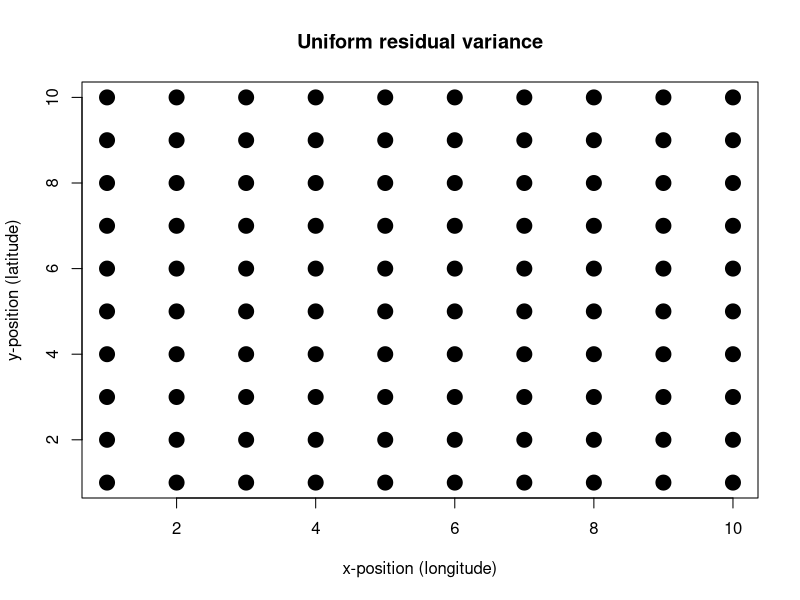
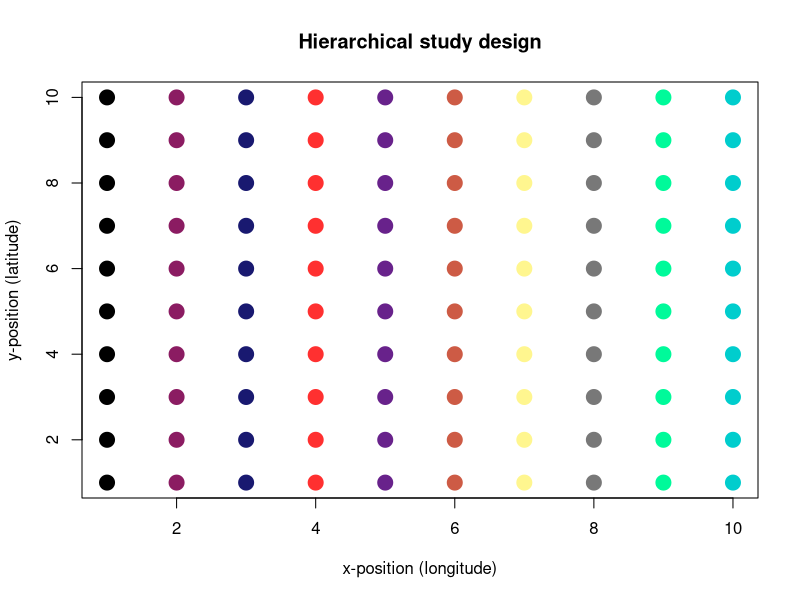
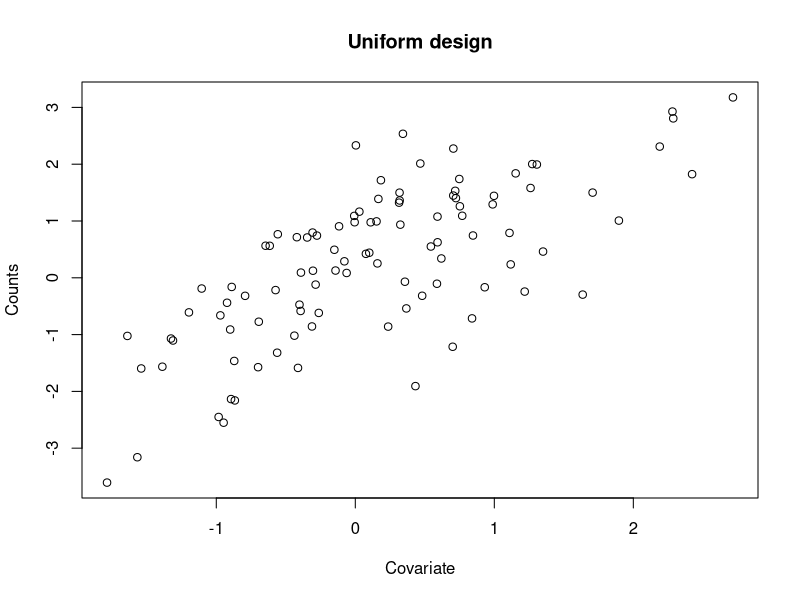
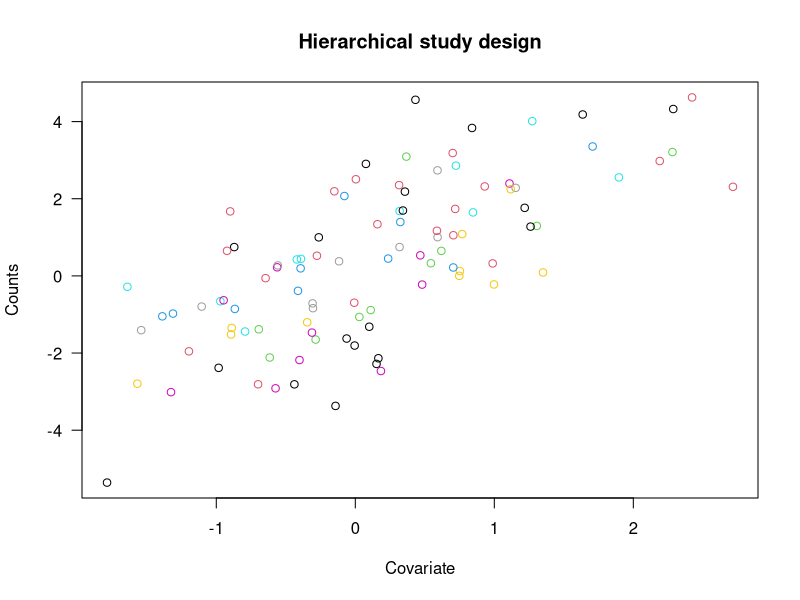

Here is the R script that generated these plots, in order:
## ---- chunk 1
x_cord <- 1:10
y_cord <- 1:10
d <- expand.grid(x_cord,y_cord)
plot(d,pch=19,col="black",cex=2,xlab="x-position (longitude)",ylab="y-position (latitude)"
     ,main="Uniform residual variance")

## ---- chunk 2

patches <-c("black","maroon4","midnightblue","firebrick1","darkorchid4",
            "coral3","khaki1","gray47","mediumspringgreen","cyan3")

plot(d,pch=19,col=patches,cex=2,xlab="x-position (longitude)",ylab="y-position (latitude)"
     ,main="Hierarchical study design")
## ---- chunk 3
n = 100
set.seed(7)
x = rnorm(n)
sample.id = 1:n
beta1 = 0
beta2 = 1
sigma = 1
L = beta1 + beta2*x
y = L + rnorm(n, sd = sigma)
data <- data.frame(sampling_unit=sample.id,covariate=x,counts=y,predictor=L)
plot(x,y,xlab="Covariate",ylab="Counts"
     ,main="Uniform design")
## ---- chunk 4
n = 100
L = beta1 + beta2*x
np = 10
plot.id = c(rep(1:10,10))
sigma.plot = 1
ap = rnorm(np, sd = sigma.plot)
a = ap[plot.id]
y = L + a + rnorm(n, sd = sigma)
plot.id = as.factor(plot.id)
data2 <- data.frame(sampling_unit=sample.id,plots=plot.id,covariate=x,counts=y,predictor=L,plot_effect=a)
plot(x,y,col = plot.id, las = 1,xlab="Covariate",ylab="Counts"
     ,main="Hierarchical study design")
